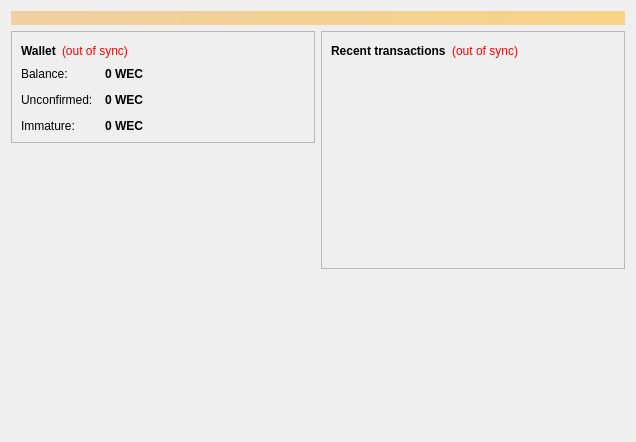
<?xml version="1.0" encoding="UTF-8"?>
<ui version="4.0">
 <class>OverviewPage</class>
 <widget class="QWidget" name="OverviewPage">
  <property name="geometry">
   <rect>
    <x>0</x>
    <y>0</y>
    <width>636</width>
    <height>442</height>
   </rect>
  </property>
  <property name="windowTitle">
   <string>Form</string>
  </property>
  <layout class="QVBoxLayout" name="topLayout">
   <item>
    <widget class="QLabel" name="labelAlerts">
     <property name="visible">
      <bool>false</bool>
     </property>
     <property name="styleSheet">
      <string notr="true">background-color: qlineargradient(x1: 0, y1: 0, x2: 1, y2: 0, stop:0 #F0D0A0, stop:1 #F8D488); color:#000000;</string>
     </property>
     <property name="wordWrap">
      <bool>true</bool>
     </property>
     <property name="margin">
      <number>3</number>
     </property>
    </widget>
   </item>
   <item>
    <layout class="QHBoxLayout" name="horizontalLayout" stretch="1,1">
     <item>
      <layout class="QVBoxLayout" name="verticalLayout_2">
       <item>
        <widget class="QFrame" name="frame">
         <property name="frameShape">
          <enum>QFrame::StyledPanel</enum>
         </property>
         <property name="frameShadow">
          <enum>QFrame::Raised</enum>
         </property>
         <layout class="QVBoxLayout" name="verticalLayout_4">
          <item>
           <layout class="QHBoxLayout" name="horizontalLayout_4">
            <item>
             <widget class="QLabel" name="label_5">
              <property name="font">
               <font>
                <weight>75</weight>
                <bold>true</bold>
               </font>
              </property>
              <property name="text">
               <string>Wallet</string>
              </property>
             </widget>
            </item>
            <item>
             <widget class="QLabel" name="labelWalletStatus">
              <property name="toolTip">
               <string>The displayed information may be out of date. Your wallet automatically synchronizes with the WeCoin network after a connection is established, but this process has not completed yet.</string>
              </property>
              <property name="styleSheet">
               <string notr="true">QLabel { color: red; }</string>
              </property>
              <property name="text">
               <string notr="true">(out of sync)</string>
              </property>
              <property name="alignment">
               <set>Qt::AlignLeading|Qt::AlignLeft|Qt::AlignVCenter</set>
              </property>
             </widget>
            </item>
            <item>
             <spacer name="horizontalSpacer_2">
              <property name="orientation">
               <enum>Qt::Horizontal</enum>
              </property>
              <property name="sizeHint" stdset="0">
               <size>
                <width>40</width>
                <height>20</height>
               </size>
              </property>
             </spacer>
            </item>
           </layout>
          </item>
          <item>
           <layout class="QFormLayout" name="formLayout_2">
            <property name="fieldGrowthPolicy">
             <enum>QFormLayout::AllNonFixedFieldsGrow</enum>
            </property>
            <property name="horizontalSpacing">
             <number>12</number>
            </property>
            <property name="verticalSpacing">
             <number>12</number>
            </property>
            <item row="0" column="0">
             <widget class="QLabel" name="label">
              <property name="text">
               <string>Balance:</string>
              </property>
             </widget>
            </item>
            <item row="0" column="1">
             <widget class="QLabel" name="labelBalance">
              <property name="font">
               <font>
                <weight>75</weight>
                <bold>true</bold>
               </font>
              </property>
              <property name="cursor">
               <cursorShape>IBeamCursor</cursorShape>
              </property>
              <property name="toolTip">
               <string>Your current balance</string>
              </property>
              <property name="text">
               <string notr="true">0 WEC</string>
              </property>
              <property name="textInteractionFlags">
               <set>Qt::LinksAccessibleByMouse|Qt::TextSelectableByKeyboard|Qt::TextSelectableByMouse</set>
              </property>
             </widget>
            </item>
            <item row="1" column="0">
             <widget class="QLabel" name="label_3">
              <property name="text">
               <string>Unconfirmed:</string>
              </property>
             </widget>
            </item>
            <item row="1" column="1">
             <widget class="QLabel" name="labelUnconfirmed">
              <property name="font">
               <font>
                <weight>75</weight>
                <bold>true</bold>
               </font>
              </property>
              <property name="cursor">
               <cursorShape>IBeamCursor</cursorShape>
              </property>
              <property name="toolTip">
               <string>Total of transactions that have yet to be confirmed, and do not yet count toward the current balance</string>
              </property>
              <property name="text">
               <string notr="true">0 WEC</string>
              </property>
              <property name="textInteractionFlags">
               <set>Qt::LinksAccessibleByMouse|Qt::TextSelectableByKeyboard|Qt::TextSelectableByMouse</set>
              </property>
             </widget>
            </item>
            <item row="2" column="0">
             <widget class="QLabel" name="labelImmatureText">
              <property name="text">
               <string>Immature:</string>
              </property>
             </widget>
            </item>
            <item row="2" column="1">
             <widget class="QLabel" name="labelImmature">
              <property name="font">
               <font>
                <weight>75</weight>
                <bold>true</bold>
               </font>
              </property>
              <property name="toolTip">
               <string>Mined balance that has not yet matured</string>
              </property>
              <property name="text">
               <string notr="true">0 WEC</string>
              </property>
              <property name="textInteractionFlags">
               <set>Qt::LinksAccessibleByMouse|Qt::TextSelectableByKeyboard|Qt::TextSelectableByMouse</set>
              </property>
             </widget>
            </item>
           </layout>
          </item>
         </layout>
        </widget>
       </item>
       <item>
        <spacer name="verticalSpacer">
         <property name="orientation">
          <enum>Qt::Vertical</enum>
         </property>
         <property name="sizeHint" stdset="0">
          <size>
           <width>20</width>
           <height>40</height>
          </size>
         </property>
        </spacer>
       </item>
       <item>
        <widget class="QLabel" name="label_2">
         <property name="text">
          <string/>
         </property>
         <property name="pixmap">
          <pixmap resource="../bitcoin.qrc">:/images/res/images/wallet-bg.png</pixmap>
         </property>
         <property name="alignment">
          <set>Qt::AlignCenter</set>
         </property>
        </widget>
       </item>
      </layout>
     </item>
     <item>
      <layout class="QVBoxLayout" name="verticalLayout_3">
       <item>
        <widget class="QFrame" name="frame_2">
         <property name="frameShape">
          <enum>QFrame::StyledPanel</enum>
         </property>
         <property name="frameShadow">
          <enum>QFrame::Raised</enum>
         </property>
         <layout class="QVBoxLayout" name="verticalLayout">
          <item>
           <layout class="QHBoxLayout" name="horizontalLayout_2">
            <item>
             <widget class="QLabel" name="label_4">
              <property name="text">
               <string>&lt;b&gt;Recent transactions&lt;/b&gt;</string>
              </property>
             </widget>
            </item>
            <item>
             <widget class="QLabel" name="labelTransactionsStatus">
              <property name="toolTip">
               <string>The displayed information may be out of date. Your wallet automatically synchronizes with the WeCoin network after a connection is established, but this process has not completed yet.</string>
              </property>
              <property name="styleSheet">
               <string notr="true">QLabel { color: red; }</string>
              </property>
              <property name="text">
               <string notr="true">(out of sync)</string>
              </property>
              <property name="alignment">
               <set>Qt::AlignRight|Qt::AlignTrailing|Qt::AlignVCenter</set>
              </property>
             </widget>
            </item>
            <item>
             <spacer name="horizontalSpacer">
              <property name="orientation">
               <enum>Qt::Horizontal</enum>
              </property>
              <property name="sizeHint" stdset="0">
               <size>
                <width>40</width>
                <height>20</height>
               </size>
              </property>
             </spacer>
            </item>
           </layout>
          </item>
          <item>
           <widget class="QListView" name="listTransactions">
            <property name="styleSheet">
             <string notr="true">QListView { background: transparent; }</string>
            </property>
            <property name="frameShape">
             <enum>QFrame::NoFrame</enum>
            </property>
            <property name="verticalScrollBarPolicy">
             <enum>Qt::ScrollBarAlwaysOff</enum>
            </property>
            <property name="horizontalScrollBarPolicy">
             <enum>Qt::ScrollBarAlwaysOff</enum>
            </property>
            <property name="selectionMode">
             <enum>QAbstractItemView::NoSelection</enum>
            </property>
           </widget>
          </item>
         </layout>
        </widget>
       </item>
       <item>
        <spacer name="verticalSpacer_2">
         <property name="orientation">
          <enum>Qt::Vertical</enum>
         </property>
         <property name="sizeHint" stdset="0">
          <size>
           <width>20</width>
           <height>40</height>
          </size>
         </property>
        </spacer>
       </item>
      </layout>
     </item>
    </layout>
   </item>
  </layout>
 </widget>
 <resources>
  <include location="../bitcoin.qrc"/>
 </resources>
 <connections/>
</ui>
